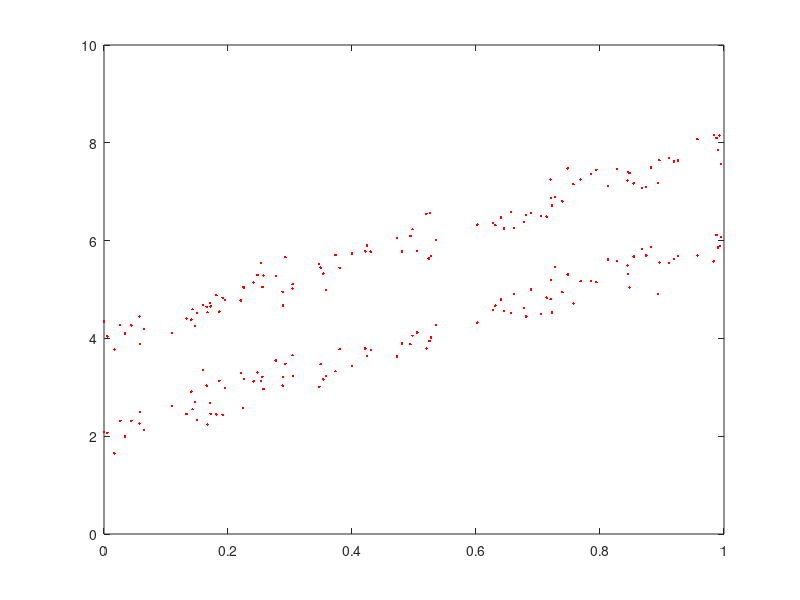

Recreate this plot in MATLAB.
n = 100;
x=rand(n,1);
y=4*x+2;

c1=[x y+2+randn(n,1)*0.25];

c2 = [x y+randn(n,1)*0.25];

C = [c1;c2];

% figure(1);
% plot(c1(:,1),c1(:,2),'r.',c2(:,1),c2(:,2),'b.');

X=[ones(2*n,1),C];
D=[ones(n,1);-ones(n,1)];

w=randn(3,1);
w=w./sqrt(w'*w);
m=0.0001;
for k =1:20
    y=sign(X*w);

    I=y>0;

    figure(2);
    plot(C(I,1),C(I,2),'r.',C(~I,1),C(~I,2),'b.');
    
    for i=1:2*n
        r=D(i)-y(i);
        soma_erro = sum(abs(r))
        w=w-m*sum(X.*r)'./(2*n);
        w=w./sqrt(w'*w);
        pause(0.5);
    end
end 


